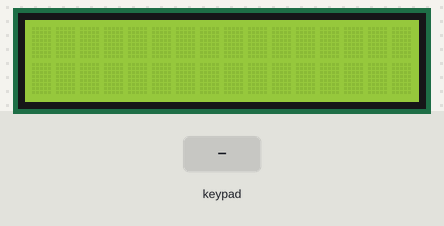
Simulated run of this sketch. Board: Arduino Uno, built with avr-gcc and run on an emulated ATmega328P. Parts: 16×2 character LCD. The test bench sets the inputs (shaded band).

Above: at 1.2 s.
1.3 s: keypad keys 9 8 7 6 # pressed 0.4 s apart
At 3.2 s:
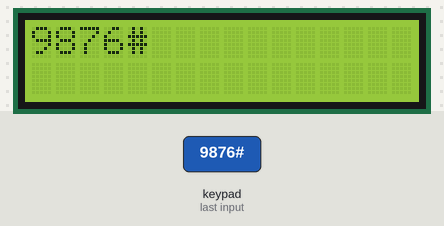
4.8 s: key 'A' pressed
At 5.9 s:
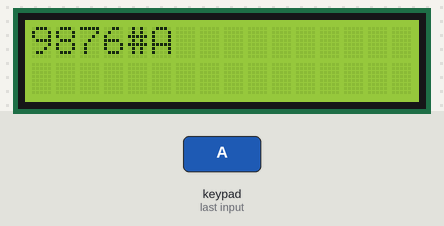
6.3 s: key 'B' pressed
At 6.7 s:
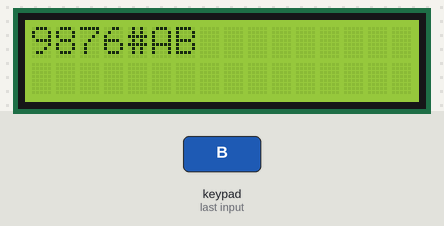
7.8 s: keypad keys 9 8 7 6 * pressed 0.4 s apart
At 10.5 s:
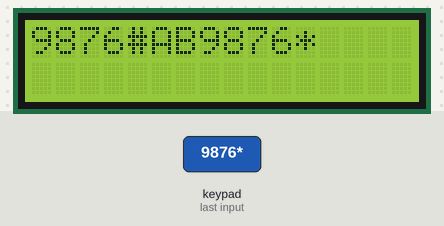
11.3 s: key 'C' pressed
At 11.9 s:
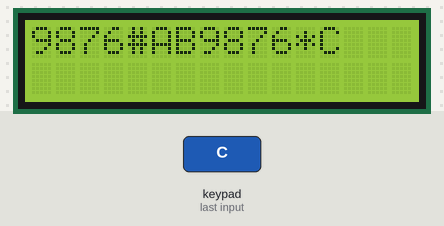
12.8 s: keypad keys 9 8 7 6 A pressed 0.4 s apart
At 15.3 s:
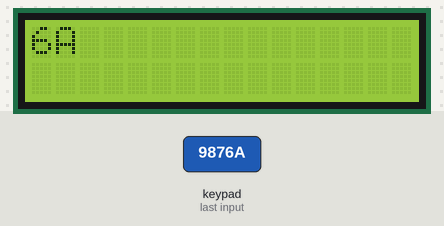
Timing chart, 0 to 16.8 s (numbered marks = the images above; inputs shaded):
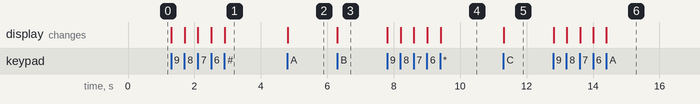

The sketch:

AES_Mini_Project.ino
```cpp
#include <Keypad.h>
#include <LiquidCrystal_I2C.h>

const int ROW    = 4; // four rows
const int COLUMN = 4; // four columns

char keyMap[ROW][COLUMN] = {
  {'1','2','3', 'A'},
  {'4','5','6', 'B'},
  {'7','8','9', 'C'},
  {'*','0','#', 'D'}
};

byte pinRows[ROW] = {9, 8, 7, 6};      // connect to the row pinouts of the keypad
byte pinColumns[COLUMN] = {5, 4, 3, 2}; // connect to the column pinouts of the keypad

Keypad keypad = Keypad(makeKeymap(keyMap), pinRows, pinColumns, ROW, COLUMN);
LiquidCrystal_I2C lcdDisplay(0x27, 16, 2); // I2C address 0x27, 16 column and 2 rows

int cursorColumn = 0;

void setup(){
  // initialize the LCD.
  lcdDisplay.init();
  lcdDisplay.backlight();
}

void loop(){
  char key = keypad.getKey();

  if (key) {
    lcdDisplay.setCursor(cursorColumn, 0); // move cursor to (cursorColumn, 0)
    lcdDisplay.print(key);                 // print key at   (cursorColumn, 0)

    cursorColumn++;                 // move cursor to next position
    if(cursorColumn == 16) {        // if all columns are used, clear the lcd
      lcdDisplay.clear();
      cursorColumn = 0;
    }
  }
}
```

Measured:
- after the input at 1.3 s, the display: first changes at once (image 1 shows a later state)
- after the input at 4.8 s, the display: changes at once (image 2)
- after the input at 6.3 s, the display: changes at once (image 3)
- after the input at 7.8 s, the display: first changes at once (image 4 shows a later state)
- after the input at 11.3 s, the display: changes at once (image 5)
- after the input at 12.8 s, the display: first changes at once (image 6 shows a later state)
